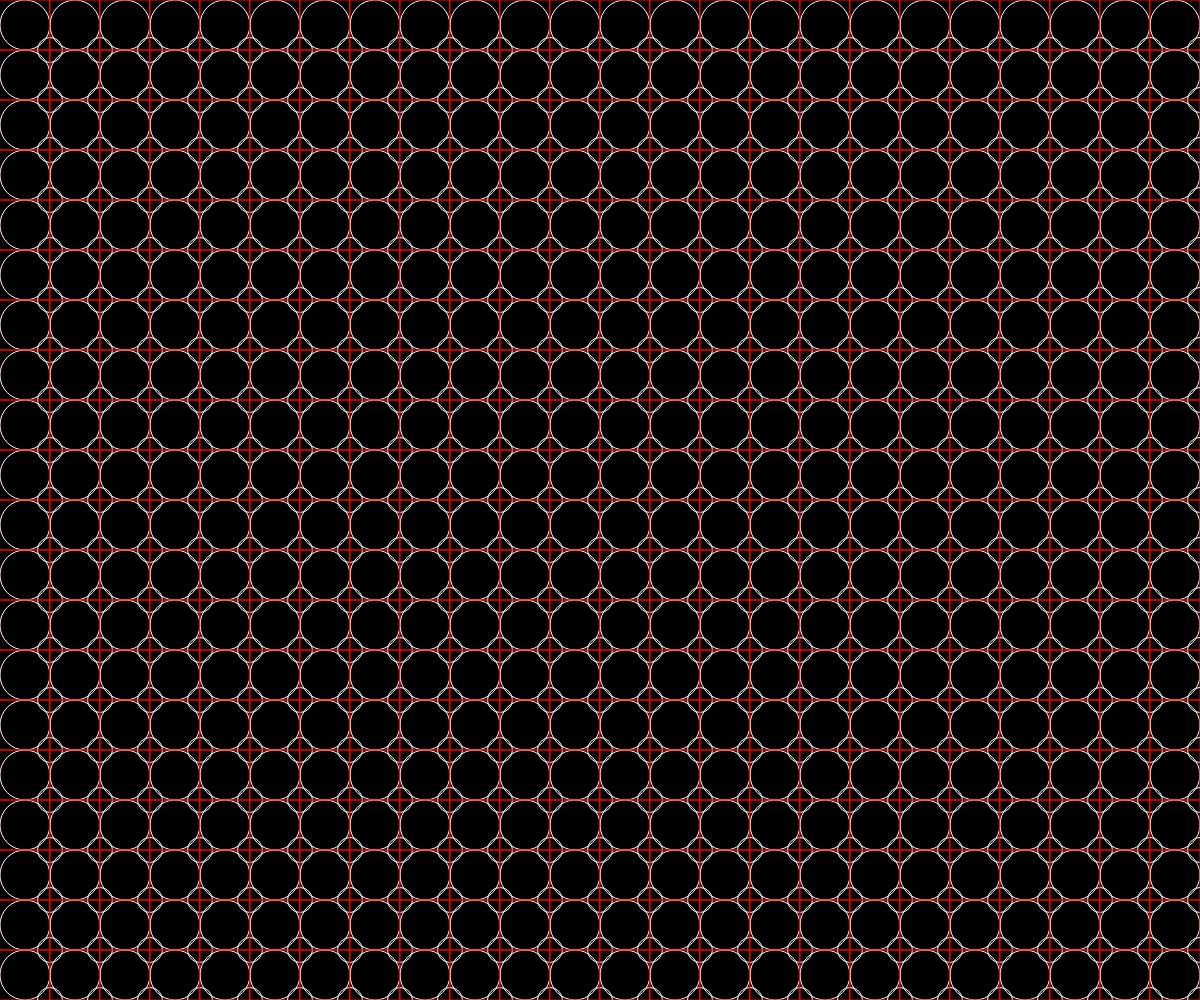
Frame 1 (no input)
Frame 60 (no input): identical to frame 1, image omitted
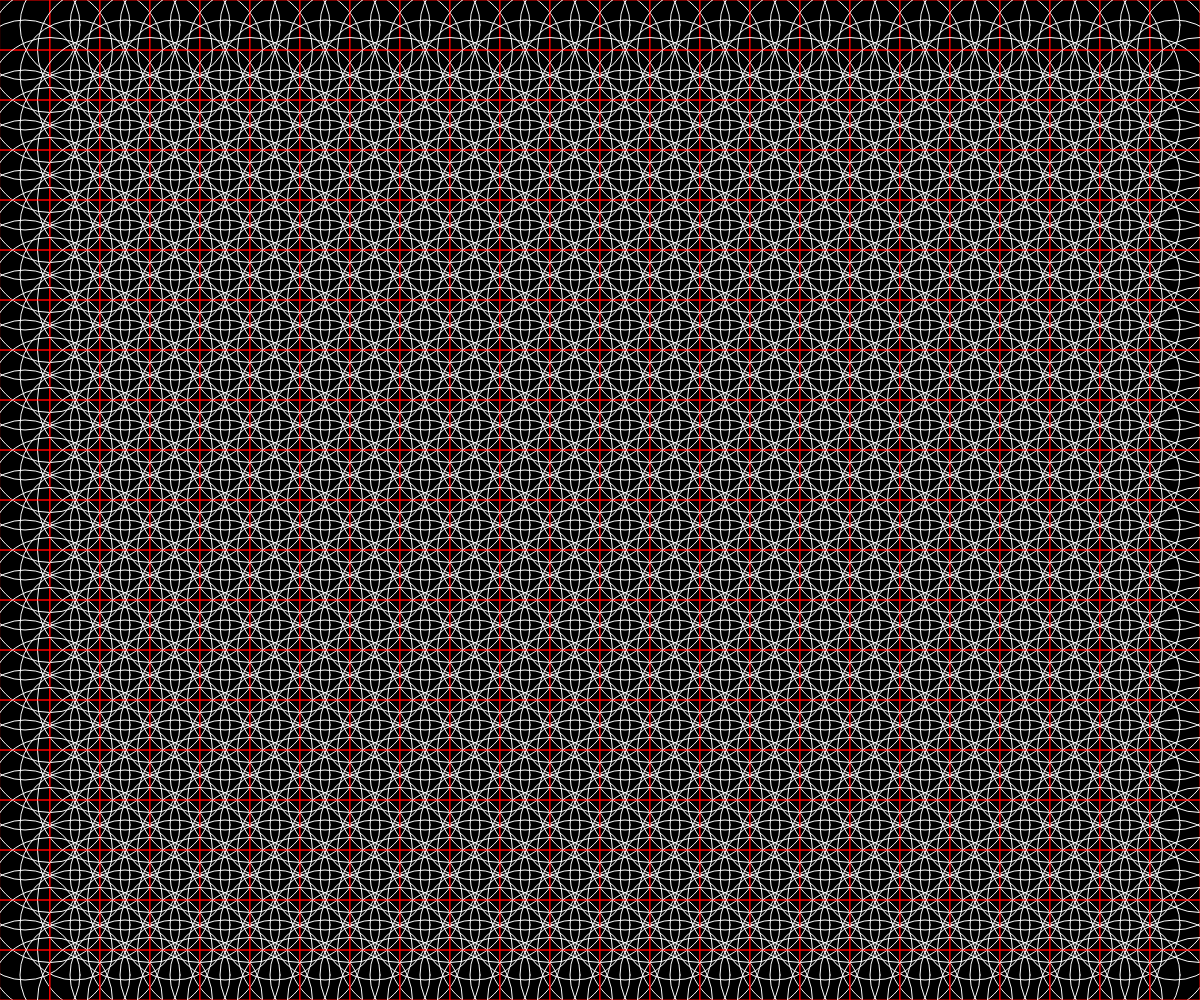
Frame 120 (the mouse pressed at the canvas centre since frame 60)

The p5.js sketch that drew these frames (run headless with seeded random() and noise() and a simulated clock; from frame 60 on, the mouse is pressed at the canvas centre):

// p5.js sketch
// ── sketch.js
function setup() {
  createCanvas(windowWidth,windowHeight);
	
}

function draw() {
  background(0);
  noFill()//圖形不填色
  stroke(255)//線條顏色
  rectMode(CENTER)//設定方框以圓形中心點為座標點

for(var j=0;j<(height/50);j++){
  for(var i=0;i<(width/50);i++)
  {
  ellipse(25+(i*50),25+(j*50),50+mouseX/10)//X軸會隨著座標移動
  stroke(255,0,0)//線條顏色
  rect(25+(i*50),25+(j*50),50)
  stroke(255)
  ellipse(50+(i*50),50+(j*50),25+mouseY/5)
  }
}
}
